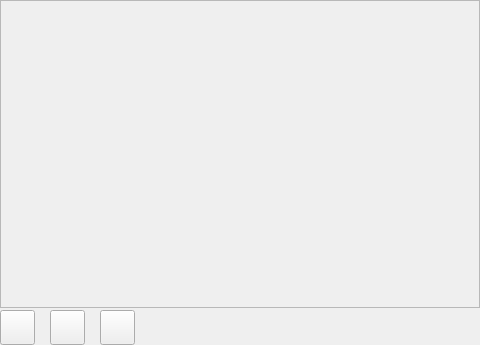
<?xml version="1.0" encoding="UTF-8"?>
<ui version="4.0">
 <class>Frame</class>
 <widget class="QFrame" name="Frame">
  <property name="geometry">
   <rect>
    <x>0</x>
    <y>0</y>
    <width>480</width>
    <height>345</height>
   </rect>
  </property>
  <property name="minimumSize">
   <size>
    <width>0</width>
    <height>345</height>
   </size>
  </property>
  <property name="maximumSize">
   <size>
    <width>480</width>
    <height>345</height>
   </size>
  </property>
  <property name="windowTitle">
   <string>Frame</string>
  </property>
  <property name="frameShape">
   <enum>QFrame::NoFrame</enum>
  </property>
  <property name="frameShadow">
   <enum>QFrame::Sunken</enum>
  </property>
  <property name="lineWidth">
   <number>0</number>
  </property>
  <layout class="QVBoxLayout" name="verticalLayout">
   <property name="spacing">
    <number>2</number>
   </property>
   <property name="leftMargin">
    <number>0</number>
   </property>
   <property name="topMargin">
    <number>0</number>
   </property>
   <property name="rightMargin">
    <number>0</number>
   </property>
   <property name="bottomMargin">
    <number>0</number>
   </property>
   <item>
    <widget class="QLabel" name="label_camera">
     <property name="minimumSize">
      <size>
       <width>480</width>
       <height>300</height>
      </size>
     </property>
     <property name="maximumSize">
      <size>
       <width>480</width>
       <height>320</height>
      </size>
     </property>
     <property name="frameShape">
      <enum>QFrame::StyledPanel</enum>
     </property>
     <property name="frameShadow">
      <enum>QFrame::Raised</enum>
     </property>
     <property name="text">
      <string/>
     </property>
     <property name="scaledContents">
      <bool>false</bool>
     </property>
    </widget>
   </item>
   <item>
    <layout class="QHBoxLayout" name="horizontalLayout">
     <property name="spacing">
      <number>15</number>
     </property>
     <property name="leftMargin">
      <number>0</number>
     </property>
     <property name="bottomMargin">
      <number>0</number>
     </property>
     <item>
      <widget class="QPushButton" name="pushButton_capture">
       <property name="minimumSize">
        <size>
         <width>35</width>
         <height>35</height>
        </size>
       </property>
       <property name="maximumSize">
        <size>
         <width>35</width>
         <height>35</height>
        </size>
       </property>
       <property name="text">
        <string/>
       </property>
       <property name="icon">
        <iconset resource="../resources.qrc">
         <normaloff>:/resources/img/resources/img/Actions-media-playback-start-icon.png</normaloff>:/resources/img/resources/img/Actions-media-playback-start-icon.png</iconset>
       </property>
       <property name="iconSize">
        <size>
         <width>25</width>
         <height>25</height>
        </size>
       </property>
       <property name="default">
        <bool>false</bool>
       </property>
       <property name="flat">
        <bool>false</bool>
       </property>
      </widget>
     </item>
     <item>
      <widget class="QPushButton" name="pushButton_recording">
       <property name="minimumSize">
        <size>
         <width>35</width>
         <height>35</height>
        </size>
       </property>
       <property name="maximumSize">
        <size>
         <width>35</width>
         <height>35</height>
        </size>
       </property>
       <property name="text">
        <string/>
       </property>
       <property name="icon">
        <iconset resource="../resources.qrc">
         <normaloff>:/resources/img/resources/img/Actions-media-record-icon.png</normaloff>:/resources/img/resources/img/Actions-media-record-icon.png</iconset>
       </property>
       <property name="iconSize">
        <size>
         <width>25</width>
         <height>25</height>
        </size>
       </property>
       <property name="default">
        <bool>false</bool>
       </property>
       <property name="flat">
        <bool>false</bool>
       </property>
      </widget>
     </item>
     <item>
      <widget class="QPushButton" name="pushButton_photo">
       <property name="minimumSize">
        <size>
         <width>35</width>
         <height>35</height>
        </size>
       </property>
       <property name="maximumSize">
        <size>
         <width>35</width>
         <height>35</height>
        </size>
       </property>
       <property name="text">
        <string/>
       </property>
       <property name="icon">
        <iconset resource="../resources.qrc">
         <normaloff>:/resources/img/resources/img/photo.png</normaloff>:/resources/img/resources/img/photo.png</iconset>
       </property>
       <property name="iconSize">
        <size>
         <width>25</width>
         <height>25</height>
        </size>
       </property>
       <property name="default">
        <bool>false</bool>
       </property>
       <property name="flat">
        <bool>false</bool>
       </property>
      </widget>
     </item>
     <item>
      <widget class="QLabel" name="label_captureStatut">
       <property name="maximumSize">
        <size>
         <width>25</width>
         <height>25</height>
        </size>
       </property>
       <property name="text">
        <string/>
       </property>
       <property name="pixmap">
        <pixmap resource="../resources.qrc">:/resources/img/resources/img/round_button_off.png</pixmap>
       </property>
       <property name="scaledContents">
        <bool>true</bool>
       </property>
      </widget>
     </item>
     <item>
      <spacer name="horizontalSpacer">
       <property name="orientation">
        <enum>Qt::Horizontal</enum>
       </property>
       <property name="sizeType">
        <enum>QSizePolicy::Expanding</enum>
       </property>
       <property name="sizeHint" stdset="0">
        <size>
         <width>5</width>
         <height>5</height>
        </size>
       </property>
      </spacer>
     </item>
    </layout>
   </item>
  </layout>
 </widget>
 <resources>
  <include location="../resources.qrc"/>
  <include location="../resources.qrc"/>
 </resources>
 <connections/>
</ui>
